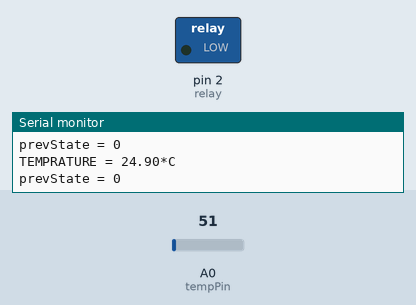
Bench run of a sketch on a simulated Arduino Uno, built with avr-gcc and run on an emulated ATmega328P. Parts: switched loads named in the sketch (green lamp = pin HIGH), the last lines printed to the serial monitor. The test bench sets the inputs (shaded band); at power-on: A0 (tempPin) = 51.

Above: at 1.8 s.
1.9 s: A0 (tempPin) set to 54
At 3.0 s:
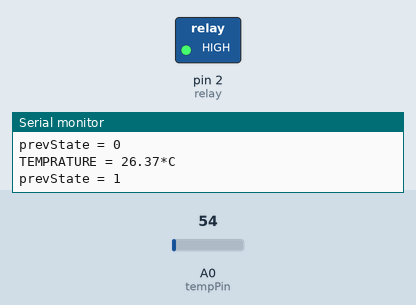
3.5 s: A0 (tempPin) set to 30
At 4.6 s:
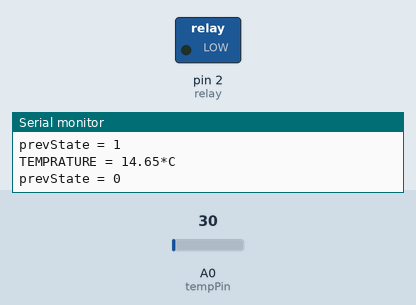
5.5 s: A0 (tempPin) set to 61
At 7.4 s:
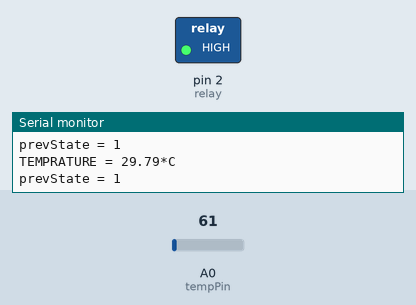
Timing chart, 0 to 8.9 s (numbered marks = the images above; inputs shaded):
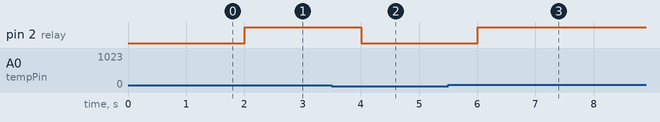

The sketch:

temp_controlled_fan.ino
```cpp
#include <Servo.h>
#define relay 2

int val;
int prevState = 0;
int tempPin = 0;
int MINTEMP = 23;
int MAXTEMP = 25;


void setup()
{
Serial.begin(9600);
pinMode(relay, OUTPUT);
}
void loop()
{
val = analogRead(tempPin);
float mv = ( val/1024.0)*5000;
float temp = mv/10;

if (temp > MAXTEMP && prevState == 0) {
  digitalWrite(relay, HIGH);
  prevState = 1;
} else if (temp < MINTEMP && prevState == 1) {
  digitalWrite(relay, LOW);
  prevState = 0;
}

Serial.print("TEMPRATURE = ");
Serial.print(temp);
Serial.print("*C");
Serial.println();
Serial.print("prevState = ");
Serial.print(prevState);
Serial.println();
delay(1000);

}
```

Measured:
- the behaviour switches between 51 and 52 on A0 (tempPin) (found by bisection; images 0 and 1)
- after the input at 1.9 s, pin 2 (relay): LOW → HIGH after 0.10 s
- after the input at 3.5 s, pin 2 (relay): HIGH → LOW after 0.50 s
- after the input at 5.5 s, pin 2 (relay): LOW → HIGH after 0.51 s
